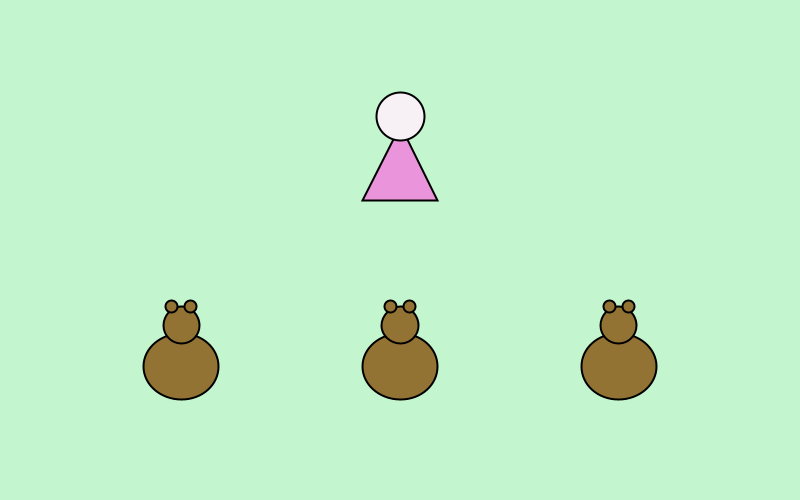
Frame 1 (no input)
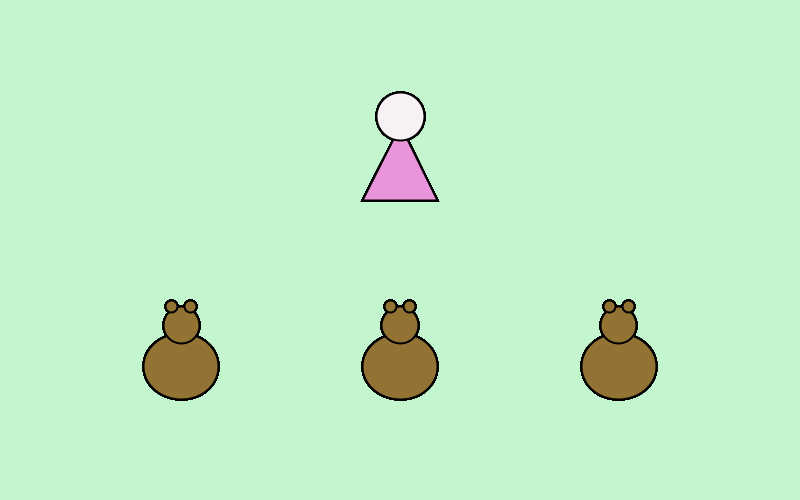
Frame 60 (the mouse pressed at the canvas centre just before this capture)
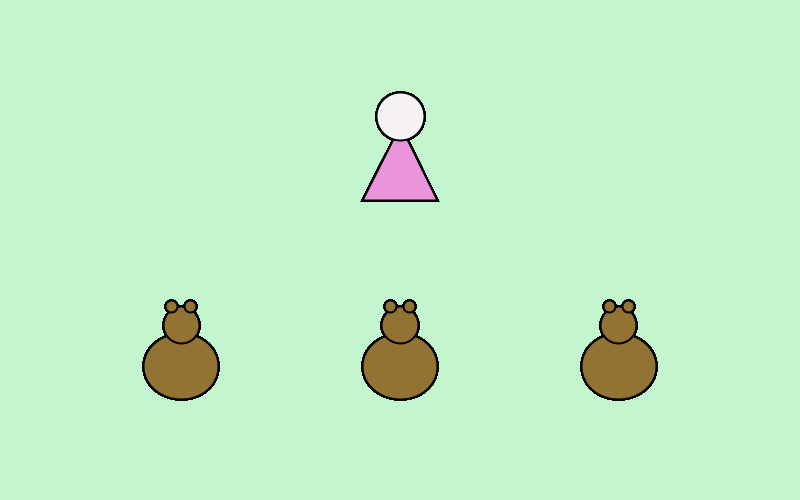
Frame 120 (the mouse held since frame 60 and released just before this capture)

The Processing sketch that drew these frames (run headless with seeded random() and noise(); from frame 60 on, the mouse is pressed at the canvas centre):

// Processing sketch: Goldilocks_Final_V2
// ── Goldilocks_Final_V2.pde
//Width and Height of Bear + Goldi
  float bearWidth = 75;
  float bearHeight = 100;
  float goldiWidth = 75;
  float goldiHeight = 100;
  

void setup()
{
size (800,500);
background (195,245,206);
smooth();
}


void draw()
{

  float spaceWidth = (width - 3*bearWidth)/4;
  float spaceHeight = (height - goldiHeight - bearHeight)/3;
 
  
  
  // Center Points = x and y coordinate variables for Bear + Goldi when calling each function  
  float leftBearX = spaceWidth + bearWidth/2; 
  float middleBearX = spaceWidth*2 + bearWidth + bearWidth/2;
  float rightBearX = spaceWidth*3 + bearWidth*2 + bearWidth/2;
  float bearY = spaceHeight*2 + goldiHeight + bearHeight/2; 

  float goldiX = width/2;
  float goldiY = spaceHeight + goldiHeight/2;
  
  goldilocks(goldiX, goldiY);
  
  bear(leftBearX, bearY);
  bear(middleBearX, bearY);
  bear(rightBearX, bearY);
  
 
}


//Goldilocks function
void goldilocks(float goldiX, float goldiY)
{

    float goldiHeadX = goldiX;
    float goldiHeadY = goldiY - goldiHeight/3;
    float goldiHeadDiameter = 48;
    float goldiTriangleX1 = goldiX - goldiWidth/2;
    float goldiTriangleX2 = goldiX;
    float goldiTriangleX3 = goldiX + goldiWidth/2; 
    float goldiTriangleY1 = goldiY + goldiHeight/2;
    float goldiTriangleY2 = goldiY - goldiHeight/4;
    float goldiTriangleY3 = goldiY + goldiHeight/2;
  
  
  
//Goldilocks Body
    strokeWeight(2);
    stroke(0);
    fill(234,149,219);
    triangle(goldiTriangleX1, goldiTriangleY1, goldiTriangleX2, goldiTriangleY2, goldiTriangleX3, goldiTriangleY3);
 
 
 //Goldilocks Head
   strokeWeight(2);
   stroke(0);
   fill(247,240,244);
   ellipseMode(CENTER);
   ellipse(goldiHeadX, goldiHeadY, goldiHeadDiameter, goldiHeadDiameter);
}


// Bear Function 
void bear(float bearX, float bearY)
{

 
  float bearBodyX = bearX;
  float bearBodyY = bearY;
  
  float bearHeadX = bearX;
  float bearHeadY = bearY - bearHeight/2 + bearHeight*1/4;
  
  float bearBodyHeight = bearHeight*2/3;
  float bearHeadDiameter = bearHeight*13/36;
  
  float bearLeftEarX = bearX - bearWidth/8;
  float bearLeftEarY = bearHeadY - bearHeadDiameter/2;
  
  float bearRightEarX = bearX + bearWidth/8;
  float bearRightEarY = bearHeadY - bearHeadDiameter/2;

  
  float bearEarDiameter = bearHeadDiameter/3;
  
  
// Body 
    stroke(0);
    strokeWeight(2);
    fill(147,115,52);
    ellipseMode(CENTER);
    ellipse(bearBodyX, bearBodyY + bearHeight*1/6, bearWidth, bearBodyHeight);
 

// Head 
    stroke(0);
    strokeWeight(2);
    fill(147,115,52);
    ellipseMode(CENTER);
    ellipse(bearHeadX, bearHeadY, bearHeadDiameter, bearHeadDiameter);

// Ear - Left 
    stroke(0);
    strokeWeight(2);
    fill(147,115,52);
    ellipseMode(CENTER);
    ellipse(bearLeftEarX, bearLeftEarY, bearEarDiameter, bearEarDiameter);

// Ear - Right 
    stroke(0);
    strokeWeight(2);
    fill(147,115,52);
    ellipseMode(CENTER);
    ellipse(bearRightEarX, bearRightEarY, bearEarDiameter, bearEarDiameter);

}
